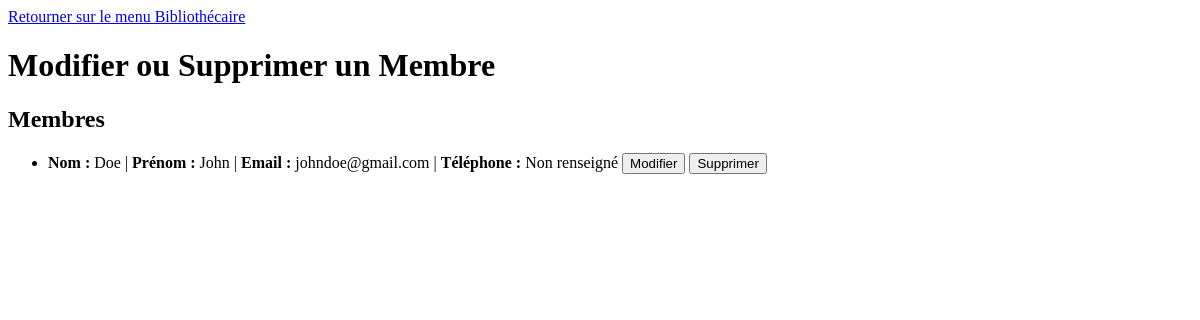
/bibliothecaire/update-member/, run on an earlier commit of the app's database.
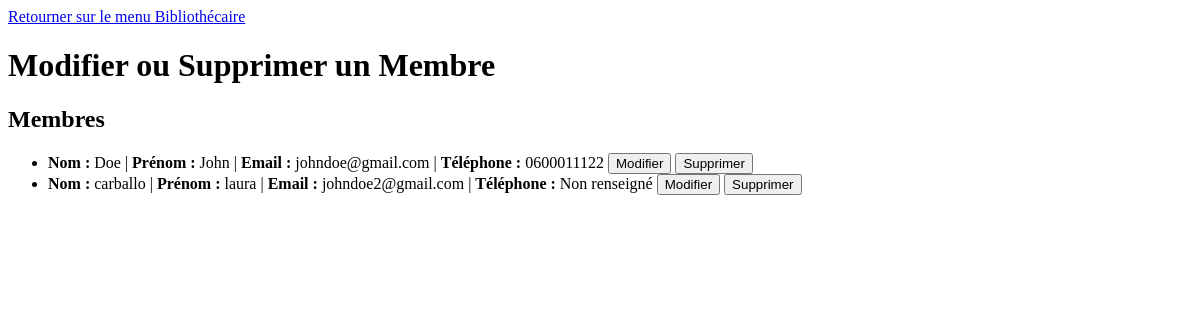
And on a later commit of the database.
### bibliothecaire/models.py (models this page shows)
class Membre(models.Model):
    nom = models.CharField(max_length=50)
    prenom = models.CharField(max_length=50)
    email = models.EmailField(unique=True)
    optin = models.BooleanField(default=False)
    telephone = models.CharField(max_length=10, blank=True, null=True)
    date_inscription = models.DateField(auto_now_add=True)

### bibliothecaire/views/updateMemberBibliotheque.py (the view, shortened to what this page needs)
# urls.py: path('update-member/', updateMemberBibliotheque, name="updateMemberBibliotheque"),
def updateMemberBibliotheque(request):
    membres = Membre.objects.all()
    update_forms_membres = {membre: UpdateMembreForm(instance=membre) for membre in membres}
    return render(request, "updateMemberBibliotheque.html", {
        "membres": update_forms_membres.keys(),
        "update_forms_membres": update_forms_membres,
    })

### bibliothecaire/templates/updateMemberBibliotheque.html (shortened to what this page needs)
<!DOCTYPE html>
<html lang="fr">
<head>
</head>
<body>
    <a href="/bibliothecaire">Retourner sur le menu Bibliothécaire</a>
    <h1>Modifier ou Supprimer un Membre</h1>
    <h2>Membres</h2>
    <ul>
        {% for membre, form in update_forms_membres.items %}
            <li id="membre_{{ membre.id }}">
                <b>Nom :</b> {{ membre.nom }} | <b>Prénom :</b> {{ membre.prenom }} |
                <b>Email :</b> {{ membre.email }} | <b>Téléphone :</b> {{ membre.telephone|default:"Non renseigné" }}
                <button onclick="toggleForm('update_membre_{{ membre.id }}')">Modifier</button>
                <button onclick="deleteMember({{ membre.id }})">Supprimer</button>
            </li>
        {% empty %}
            <li>Aucun membre disponible.</li>
        {% endfor %}
    </ul>
</body>
</html>

What changed in the data, as far as the page shows it:
changed Membre "Doe": telephone "Non renseigné" → "0600011122"
added Membre: nom "carballo", prenom "laura", email "johndoe2@gmail.com", telephone "Non renseigné"
